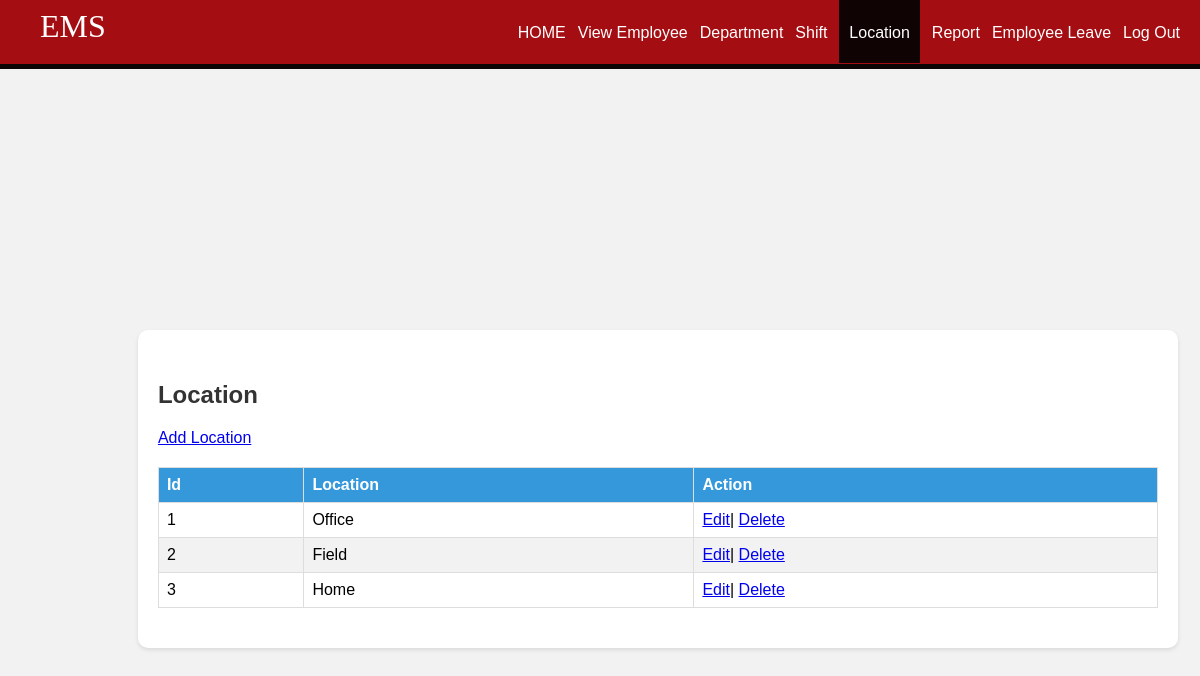
The page /location.php on the database its author committed.
### tables this page shows
CREATE TABLE `location` (
  `id` int(11) NOT NULL AUTO_INCREMENT,
  `location` varchar(255) NOT NULL,
  `created_at` timestamp NOT NULL DEFAULT CURRENT_TIMESTAMP ON UPDATE CURRENT_TIMESTAMP,
  PRIMARY KEY (`id`)
);

### location.php (the view, shortened to what this page needs)
<?php
$servername = "localhost";
$username = "root";
$password = "";
$dbname = "db";
$conn = new mysqli($servername, $username, $password, $dbname);
?>
<!DOCTYPE html>
<html lang="en">
<head>
    <link rel="stylesheet" type="text/css" href="styleemplogin.css">
</head>
<body>
</head>
<body>
    <header>
        <nav>
            <h1>EMS</h1>
            <ul id="navli">
                <li><a class="homeblack" href="aloginwel.php">HOME</a></li>
                <li><a class="homeblack" href="view_employees.php">View Employee</a></li>
                <li><a class="homeblack" href="add_department.php">Department</a></li>
                <li><a class="homeblack" href="add_shift.php">Shift</a></li>
                <li><a class="homered" href="location.php">Location</a></li>
                <li><a class="homeblack" href="report.php">Report</a></li>
                <li><a class="homeblack" href="empleave.php">Employee Leave</a></li>
                <li><a class="homeblack" href="logout.php" onClick="return confirm('Are you sure you want to logout?')">Log Out</a></li>
            </ul>
        </nav>
    </header>
    <div class="divider"></div>
    <div class="page-wrapper">
        <div class="content">
            <div class="row">
                <div class="col-sm-4 col-3">
                    <h4 class="page-title">Location</h4>
                </div>
                <div class="col-sm-8 col-9 text-right m-b-20">
                    <a href="add-location.php"><i class="fa fa-plus"></i> Add Location</a>
                </div>
            </div>
            <div class="table-responsive">
                <table class="datatable table table-stripped">
                    <thead>
                        <tr>
                            <th>Id</th>
                            <th>Location</th>
                            <th>Action</th>
                        </tr>
                    </thead>
                    <tbody>
                        <?php
                        $fetch_query = $conn->query("SELECT * FROM location");
                        while ($row = $fetch_query->fetch_assoc()) {
                        ?>
                        <tr>
                            <td><?php echo htmlspecialchars($row['id']); ?></td>
                            <td><?php echo htmlspecialchars($row['location']); ?></td>
                            <td>
                                    <div >
                                        <a class="dropdown-item" href="edit-location.php?id=<?php echo htmlspecialchars($row['id']); ?>"><i class="fa fa-pencil m-r-5"></i> Edit</a>|
                                        <a class="dropdown-item" href="location.php?ids=<?php echo htmlspecialchars($row['id']); ?>" onclick="return confirmDelete()"><i class="fa fa-trash-o m-r-5"></i> Delete</a>
                                    </div>
                            </td>
                        </tr>
                        <?php
                        }
                        ?>
                    </tbody>
                </table>
            </div>
        </div>
    </div>
 </body>
</html>

### styleemplogin.css (style rules this page uses)
body { margin: 0px; }
header { background:rgb(164, 13, 18); color: white; padding: 8px 20px 6px 40px; height: 50px; }
header h1 { display: inline; font-family: 'Lobster', cursive; font-weight: 400; font-size: 32px; float: left; margin-top: 0px; margin-right: 10px; }
nav ul { display: inline; padding: 0px; float: right; }
nav ul li { display: inline-block; list-style-type: none; color: white; float: left; margin-left: 12px; }
nav ul li a { color: white; text-decoration: none; }
#navli { font-family: 'Montserrat', sans-serif; }
.homered { background-color: rgb(15, 3, 3); padding: 30px 10px 22px 10px; }
.divider { background-color: rgb(12, 5, 5); height: 5px; }
table { margin: 0px; border-collapse: collapse; width: 100%; font-family: 'Montserrat', sans-serif; }
th, td { text-align: center; padding: 8px; }
tr:nth-child(even) { background-color: #f2f2f2 }
th { background-color: #4CAF50; color: white; }

### location.php (style rules this page uses)
body { margin: 0; font-family: Arial, Helvetica, sans-serif; background-color: #f2f2f2; }
.page-wrapper { display: flex; justify-content: center; align-items: center; min-height: 100vh; padding: 20px; }
.content { width: 100%; max-width: 1000px; background: #fff; border-radius: 10px; box-shadow: 0 2px 4px rgba(0, 0, 0, 0.1); padding: 20px; }
.page-title { font-size: 24px; font-weight: 700; color: #333; margin-bottom: 20px; }
.table-responsive { margin-top: 20px; }
.table { width: 100%; border-collapse: collapse; margin-bottom: 20px; }
.table th, .table td { border: 1px solid #ddd; padding: 8px; text-align: left; }
.table th { background-color: #3498db; color: white; }
.table tbody tr:nth-child(even) { background-color: #f2f2f2; }

### rows shown on the page
location: id "1", location "Office"
location: id "2", location "Field"
location: id "3", location "Home"
